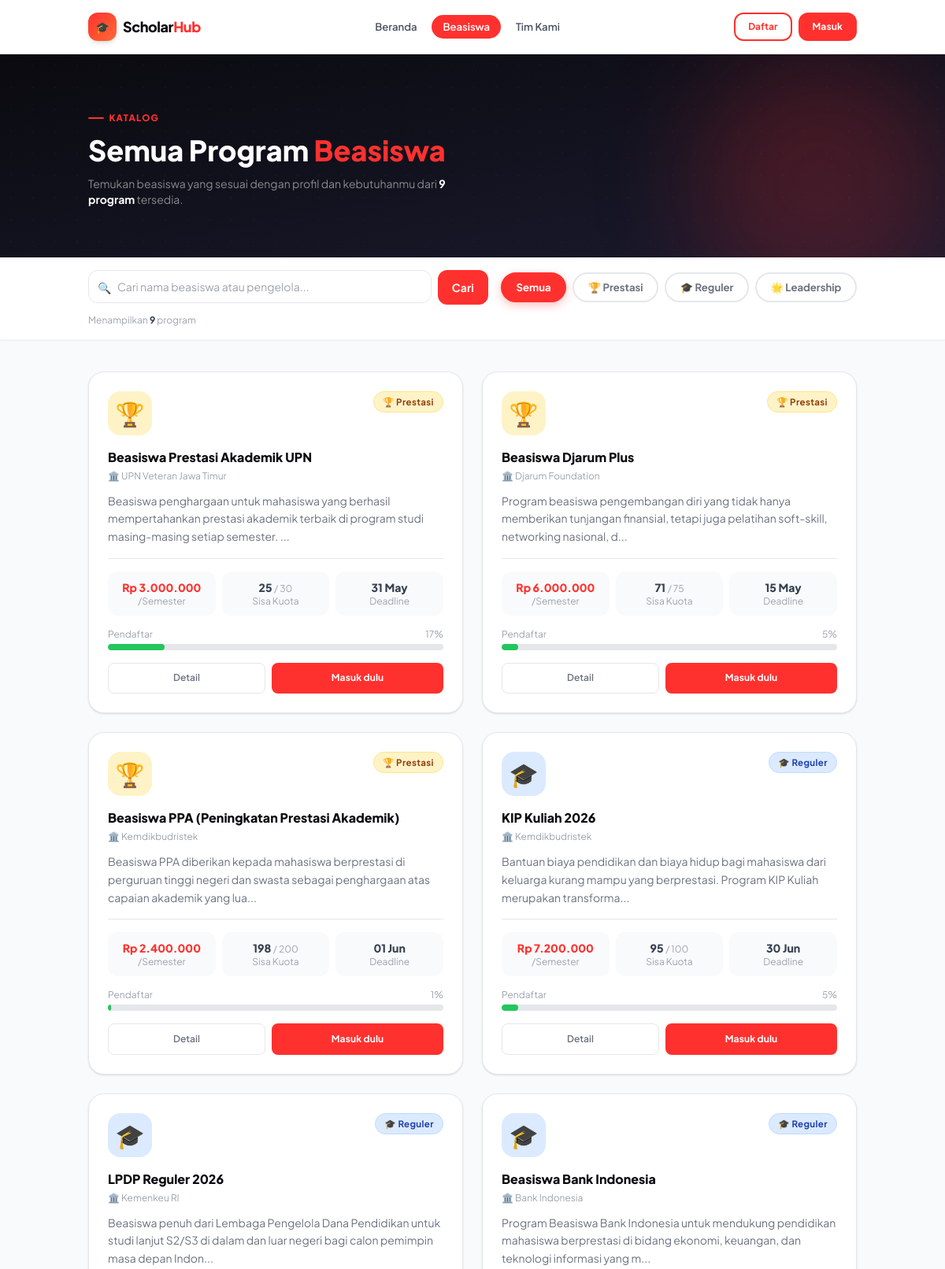
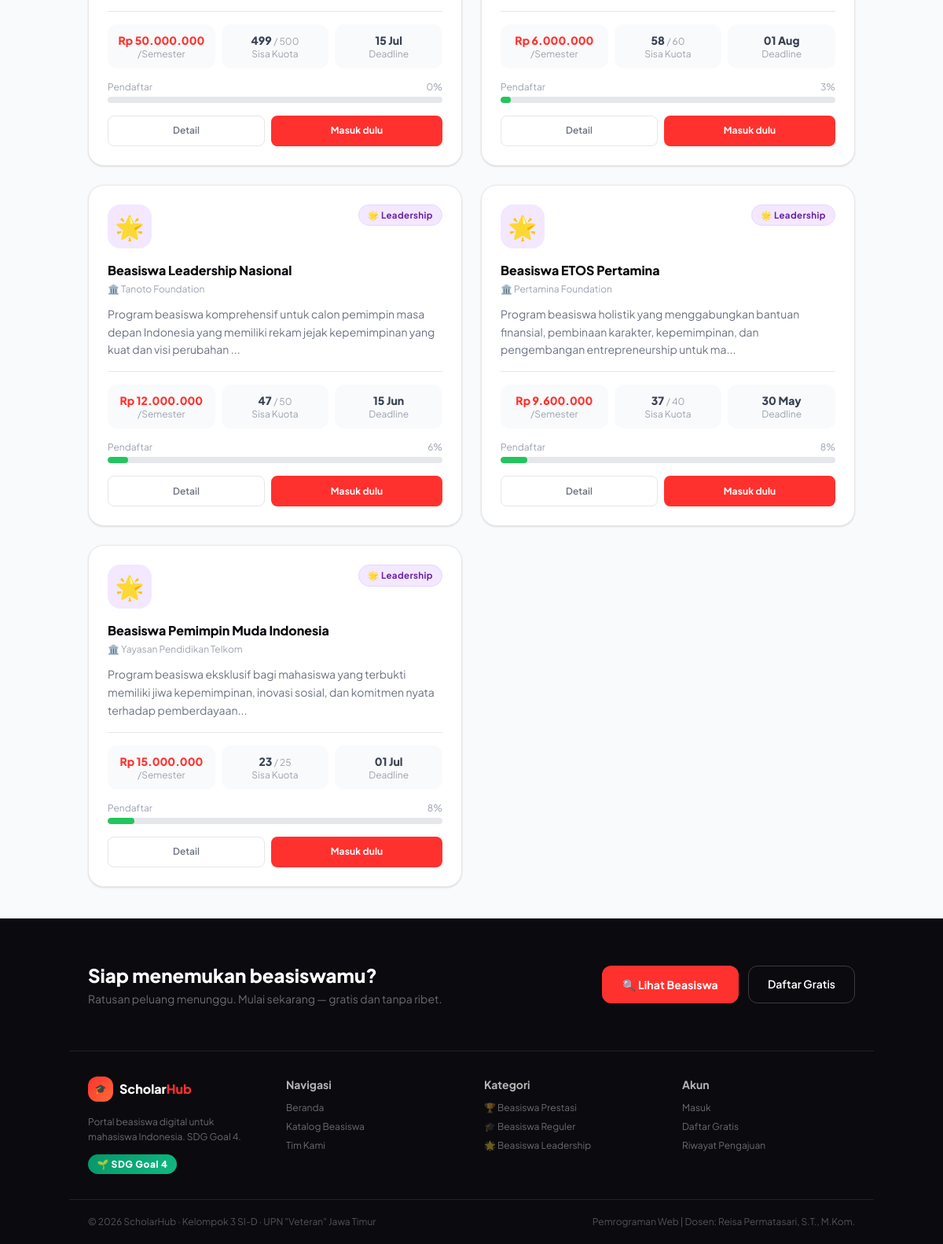
Screenshot of /catalog.php with the database file from the repository (2 pictures, top to bottom).
### tables this page shows
CREATE TABLE beasiswa (
    id            INT AUTO_INCREMENT PRIMARY KEY,
    nama_beasiswa VARCHAR(200)                              NOT NULL,
    pengelola     VARCHAR(150)                              NOT NULL,
    tipe          ENUM('Prestasi','Reguler','Leadership')  NOT NULL,
    deskripsi     TEXT,
    syarat        TEXT,
    kuota         INT           DEFAULT 50,
    nilai_beasiswa BIGINT       DEFAULT 0,
    deadline      DATE,
    is_active     TINYINT(1)    DEFAULT 1,
    created_at    TIMESTAMP DEFAULT CURRENT_TIMESTAMP
);

### catalog.php (the view, shortened to what this page needs)
<?php
require_once 'conf.php';
$tipe_filter = $_GET['tipe'] ?? '';
$search      = trim($_GET['q'] ?? '');
$where = ["is_active = 1"];
$sql = "SELECT * FROM beasiswa WHERE " . implode(' AND ', $where) . " ORDER BY created_at DESC";
$result = mysqli_query($conn, $sql);
$beasiswa_list = mysqli_fetch_all($result, MYSQLI_ASSOC);
$kuota_map = [];
$kq = mysqli_query($conn, "SELECT beasiswa_id, COUNT(*) AS n FROM pengajuan GROUP BY beasiswa_id");
while ($r = mysqli_fetch_assoc($kq)) $kuota_map[$r['beasiswa_id']] = (int)$r['n'];
$tipe_icons  = ['Prestasi'=>'🏆','Reguler'=>'🎓','Leadership'=>'🌟'];
$total_count = count($beasiswa_list);
?>
<!DOCTYPE html>
<html lang="id">
<head>
  <script src="https://cdn.tailwindcss.com"></script>
  <link rel="stylesheet" href="assets/style.css">
</head>
<body class="bg-[#F8FAFC] min-h-screen flex flex-col">
<?php include 'includes/navbar.php'; ?>
<section class="bg-gradient-to-br from-[#0A0A0F] to-[#1A1A2E] py-16 relative overflow-hidden">
  <div class="absolute inset-0 opacity-15" style="background-image: radial-gradient(circle, rgba(255,49,46,.4) 1px, transparent 1px); background-size: 28px 28px;"></div>
  <div class="absolute top-0 right-0 w-80 h-80 bg-[#FF312E]/20 rounded-full blur-3xl pointer-events-none"></div>
  <div class="container relative z-10">
    <p class="section-label text-[#FF312E]">Katalog</p>
    <h1 class="text-3xl md:text-4xl font-black text-white mb-3">
      Semua Program <span class="text-[#FF312E]">Beasiswa</span>
    </h1>
    <p class="text-white/50 text-sm max-w-lg">
      Temukan beasiswa yang sesuai dengan profil dan kebutuhanmu dari <strong class="text-white"><?= $total_count ?> program</strong> tersedia.
    </p>
  </div>
</section>
<div class="bg-white border-b border-gray-100 sticky top-[68px] z-40 shadow-sm">
  <div class="container py-4">
    <div class="flex flex-col sm:flex-row gap-4 items-start sm:items-center">
      <form method="GET" action="" class="flex-1 flex gap-2" id="search-form">
        <div class="flex-1 relative">
          <span class="absolute left-3 top-1/2 -translate-y-1/2 text-gray-400 text-sm">🔍</span>
          <input
            type="text" name="q" id="search-input"
            value="<?= htmlspecialchars($search) ?>"
            placeholder="Cari nama beasiswa atau pengelola..."
            class="form-input pl-9 text-sm py-2.5"
          >
        </div>
        <button type="submit" class="btn-primary text-sm px-4 py-2.5">Cari</button>
      </form>
      <div class="flex gap-2 flex-wrap">
        <a href="catalog.php<?= $search ? '?q='.urlencode($search) : '' ?>"
           class="filter-chip <?= !$tipe_filter ? 'active' : '' ?>">Semua</a>
        <?php foreach (['Prestasi','Reguler','Leadership'] as $t): ?>
        <a href="catalog.php?tipe=<?= $t ?><?= $search ? '&q='.urlencode($search) : '' ?>"
           class="filter-chip <?= $tipe_filter===$t ? 'active' : '' ?>">
          <?= $tipe_icons[$t] ?> <?= $t ?>
        </a>
        <?php endforeach; ?>
      </div>
    </div>
    <div class="mt-3 flex items-center gap-2 text-xs text-gray-400">
      <span>Menampilkan <strong class="text-gray-700"><?= count($beasiswa_list) ?></strong> program</span>
    </div>
  </div>
</div>
<main class="container py-10 flex-1">
  <?php if (empty($beasiswa_list)): ?>
  <div class="text-center py-24">
    <div class="text-6xl mb-4">🔍</div>
    <h2 class="text-xl font-bold text-gray-700 mb-2">Tidak ada hasil ditemukan</h2>
    <p class="text-gray-400 text-sm mb-6">Coba ubah kata kunci atau filter kategori</p>
    <a href="catalog.php" class="btn-primary text-sm">Lihat Semua Beasiswa</a>
  </div>
  <?php else: ?>
  <div class="grid grid-cols-1 md:grid-cols-2 xl:grid-cols-3 gap-6" id="beasiswa-grid">
    <?php foreach ($beasiswa_list as $i => $b):
      $diajukan = $kuota_map[$b['id']] ?? 0;
      $sisa = max(0, $b['kuota'] - $diajukan);
      $pct  = $b['kuota'] > 0 ? min(100, round($diajukan/$b['kuota']*100)) : 0;
    ?>
    <article class="card p-6 flex flex-col beasiswa-item fade-up-<?= ($i%4)+1 ?>"
             data-tipe="<?= $b['tipe'] ?>"
             data-nama="<?= strtolower($b['nama_beasiswa']) ?>"
             id="card-beasiswa-<?= $b['id'] ?>">
      <div class="flex items-start justify-between mb-4 gap-3">
        <div class="w-14 h-14 rounded-2xl tipe-icon-<?= strtolower($b['tipe']) ?> flex items-center justify-center text-3xl flex-shrink-0">
          <?= $tipe_icons[$b['tipe']] ?? '🎓' ?>
        </div>
        <div class="flex flex-col items-end gap-1.5">
          <?= badge_tipe($b['tipe']) ?>
        </div>
      </div>
      <h2 class="font-black text-[#0A0A0F] text-base mb-1 line-clamp-2">
        <?= htmlspecialchars($b['nama_beasiswa']) ?>
      </h2>
      <p class="text-xs text-gray-400 mb-3 flex items-center gap-1">
        🏛️ <?= htmlspecialchars($b['pengelola']) ?>
      </p>
      <p class="text-sm text-gray-500 leading-relaxed line-clamp-3 mb-4 flex-1">
        <?= htmlspecialchars(mb_substr($b['deskripsi'], 0, 140)) ?>...
      </p>
      <div class="divider mb-4"></div>
      <div class="grid grid-cols-3 gap-2 mb-4">
        <div class="bg-gray-50 rounded-xl p-2.5 text-center">
          <p class="text-[#FF312E] font-black text-sm"><?= rupiah($b['nilai_beasiswa']) ?></p>
          <p class="text-gray-400 text-xs">/Semester</p>
        </div>
        <div class="bg-gray-50 rounded-xl p-2.5 text-center">
          <p class="font-black text-gray-700 text-sm"><?= $sisa ?> <span class="text-gray-400 font-normal text-xs">/ <?= $b['kuota'] ?></span></p>
          <p class="text-gray-400 text-xs">Sisa Kuota</p>
        </div>
        <div class="bg-gray-50 rounded-xl p-2.5 text-center">
          <p class="font-black text-gray-700 text-sm"><?= date('d M', strtotime($b['deadline'])) ?></p>
          <p class="text-gray-400 text-xs">Deadline</p>
        </div>
      </div>
      <div class="mb-4">
        <div class="flex justify-between text-xs text-gray-400 mb-1">
          <span>Pendaftar</span>
          <span><?= $pct ?>%</span>
        </div>
        <div class="progress-track">
          <div class="progress-fill <?= $pct > 80 ? 'bg-red-500' : ($pct > 50 ? 'bg-yellow-500' : 'bg-green-500') ?>"
               style="width:<?= $pct ?>%"></div>
        </div>
      </div>
      <div class="flex gap-2">
        <a href="detail.php?id=<?= $b['id'] ?>" id="btn-detail-cat-<?= $b['id'] ?>"
           class="btn-ghost flex-1 justify-center text-xs rounded-lg">Detail</a>
        <?php if ($is_logged_in): ?>
        <a href="apply.php?id=<?= $b['id'] ?>" id="btn-apply-<?= $b['id'] ?>"
           class="btn-primary flex-1 justify-center text-xs rounded-lg">Ajukan →</a>
        <?php else: ?>
        <a href="login.php?redirect=apply.php?id=<?= $b['id'] ?>" id="btn-login-apply-<?= $b['id'] ?>"
           class="btn-primary flex-1 justify-center text-xs rounded-lg">Masuk dulu</a>
        <?php endif; ?>
      </div>
    </article>
    <?php endforeach; ?>
  </div>
  <?php endif; ?>
</main>
<?php include 'includes/footer.php'; ?>
</body>
</html>

### includes/navbar.php (shortened to what this page needs)
<?php
$page = basename($_SERVER['PHP_SELF'], '.php');
$is_logged_in = isset($_SESSION['user_id']);
$is_admin     = isset($_SESSION['admin_id']);
function nav_active($p, $current) {
    return $p === $current ? 'nav-pill active' : 'nav-pill text-gray-600';
}
?>
<nav class="bg-white/95 backdrop-blur-md shadow-sm sticky top-0 z-50 border-b border-gray-100">
  <div class="container flex items-center justify-between h-[68px]">
    <a href="index.php" class="flex items-center gap-2 group">
      <div class="w-9 h-9 rounded-xl bg-gradient-to-br from-[#FF312E] to-[#FF6B35] flex items-center justify-center text-white font-black text-sm shadow-md group-hover:shadow-red-300/50 transition-shadow">
        🎓
      </div>
      <span class="font-black text-lg text-[#0A0A0F] tracking-tight">
        Scholar<span class="text-[#FF312E]">Hub</span>
      </span>
    </a>
    <ul class="hidden md:flex items-center gap-1 text-sm">
      <li><a href="index.php"   class="<?= nav_active('index',   $page) ?>">Beranda</a></li>
      <li><a href="catalog.php" class="<?= nav_active('catalog', $page) ?>">Beasiswa</a></li>
      <li><a href="profile.php" class="<?= nav_active('profile', $page) ?>">Tim Kami</a></li>
    </ul>
    <div class="hidden md:flex items-center gap-2">
      <?php if ($is_admin): ?>
        <span class="text-xs text-amber-600 font-bold bg-amber-50 border border-amber-200 px-3 py-1 rounded-full">⚙️ Admin Mode</span>
        <a href="logout.php" class="btn-ghost text-xs">Keluar</a>
      <?php else: ?>
        <a href="register.php" id="nav-btn-daftar"
           class="btn-secondary text-xs px-4 py-2">Daftar</a>
        <a href="login.php" id="nav-btn-masuk"
           class="btn-primary text-xs px-4 py-2">Masuk</a>
      <?php endif; ?>
    </div>
  </div>
</nav>

### conf.php (shortened to what this page needs)
<?php
function rupiah($n)
{
    return 'Rp ' . number_format($n, 0, ',', '.');
}
function badge_tipe($tipe)
{
    $map = [
        'Prestasi' => ['badge badge-prestasi', '🏆'],
        'Reguler' => ['badge badge-reguler', '🎓'],
        'Leadership' => ['badge badge-leadership', '🌟'],
    ];
    [$cls, $icon] = $map[$tipe] ?? ['badge', ''];
    return "<span class='$cls'>$icon $tipe</span>";
}
?>

### includes/footer.php
<footer class="bg-[#0A0A0F] text-white mt-auto">
  <div class="container py-14 border-b border-white/10">
    <div class="flex flex-col md:flex-row items-start md:items-center justify-between gap-6">
      <div>
        <h2 class="text-2xl font-black mb-1">Siap menemukan beasiswamu?</h2>
        <p class="text-white/40 text-sm">Ratusan peluang menunggu. Mulai sekarang — gratis dan tanpa ribet.</p>
      </div>
      <div class="flex gap-3 flex-wrap">
        <a href="catalog.php" class="btn-primary text-sm px-6 py-3 rounded-xl">🔍 Lihat Beasiswa</a>
        <a href="register.php" class="border border-white/20 text-white text-sm px-6 py-3 rounded-xl hover:border-white transition-colors font-semibold">Daftar Gratis</a>
      </div>
    </div>
  </div>
  <div class="container py-8 border-b border-white/10">
    <div class="grid grid-cols-2 md:grid-cols-4 gap-8">
      <div>
        <a href="index.php" class="flex items-center gap-2 mb-4">
          <div class="w-8 h-8 rounded-xl bg-gradient-to-br from-[#FF312E] to-[#FF6B35] flex items-center justify-center text-white font-black text-xs">🎓</div>
          <span class="font-black text-base">Scholar<span class="text-[#FF312E]">Hub</span></span>
        </a>
        <p class="text-white/40 text-xs leading-relaxed">Portal beasiswa digital untuk mahasiswa Indonesia. SDG Goal 4.</p>
        <span class="sdg-badge text-xs mt-3 inline-flex">🌱 SDG Goal 4</span>
      </div>
      <div>
        <h3 class="font-bold text-sm mb-3 text-white/70">Navigasi</h3>
        <ul class="space-y-2 text-xs">
          <li><a href="index.php"   class="text-white/40 hover:text-white transition-colors">Beranda</a></li>
          <li><a href="catalog.php" class="text-white/40 hover:text-white transition-colors">Katalog Beasiswa</a></li>
          <li><a href="profile.php" class="text-white/40 hover:text-white transition-colors">Tim Kami</a></li>
        </ul>
      </div>
      <div>
        <h3 class="font-bold text-sm mb-3 text-white/70">Kategori</h3>
        <ul class="space-y-2 text-xs">
          <li><a href="catalog.php?tipe=Prestasi"   class="text-white/40 hover:text-white transition-colors">🏆 Beasiswa Prestasi</a></li>
          <li><a href="catalog.php?tipe=Reguler"    class="text-white/40 hover:text-white transition-colors">🎓 Beasiswa Reguler</a></li>
          <li><a href="catalog.php?tipe=Leadership" class="text-white/40 hover:text-white transition-colors">🌟 Beasiswa Leadership</a></li>
        </ul>
      </div>
      <div>
        <h3 class="font-bold text-sm mb-3 text-white/70">Akun</h3>
        <ul class="space-y-2 text-xs">
          <li><a href="login.php"    class="text-white/40 hover:text-white transition-colors">Masuk</a></li>
          <li><a href="register.php" class="text-white/40 hover:text-white transition-colors">Daftar Gratis</a></li>
          <li><a href="riwayat.php"  class="text-white/40 hover:text-white transition-colors">Riwayat Pengajuan</a></li>
        </ul>
      </div>
    </div>
  </div>
  <div class="container py-5 flex flex-col md:flex-row items-center justify-between gap-3 text-xs text-white/30">
    <span>© 2026 ScholarHub · Kelompok 3 SI-D · UPN "Veteran" Jawa Timur</span>
    <span>Pemrograman Web | Dosen: Reisa Permatasari, S.T., M.Kom.</span>
  </div>
</footer>

### rows the page displays
beasiswa: tipe "🏆", icon "🏆", tipe "Prestasi", nama_beasiswa "Beasiswa Prestasi Akademik UPN", pengelola "UPN Veteran Jawa Timur", deskripsi "Beasiswa penghargaan untuk mahasiswa yang berhasil mempertahankan prestasi akademik terbaik di program studi masing-masing setiap semester.", nilai_beasiswa "Rp 3.000.000", sisa "25", kuota "30", deadline "31 May", pct "17"
beasiswa: tipe "🏆", icon "🏆", tipe "Prestasi", nama_beasiswa "Beasiswa Djarum Plus", pengelola "Djarum Foundation", deskripsi "Program beasiswa pengembangan diri yang tidak hanya memberikan tunjangan finansial, tetapi juga pelatihan soft-skill, networking nasional, d", nilai_beasiswa "Rp 6.000.000", sisa "71", kuota "75", deadline "15 May", pct "5"
beasiswa: tipe "🏆", icon "🏆", tipe "Prestasi", nama_beasiswa "Beasiswa PPA (Peningkatan Prestasi Akademik)", pengelola "Kemdikbudristek", deskripsi "Beasiswa PPA diberikan kepada mahasiswa berprestasi di perguruan tinggi negeri dan swasta sebagai penghargaan atas capaian akademik yang lua", nilai_beasiswa "Rp 2.400.000", sisa "198", kuota "200", deadline "01 Jun", pct "1"
beasiswa: tipe "🎓", icon "🎓", tipe "Reguler", nama_beasiswa "KIP Kuliah 2026", pengelola "Kemdikbudristek", deskripsi "Bantuan biaya pendidikan dan biaya hidup bagi mahasiswa dari keluarga kurang mampu yang berprestasi. Program KIP Kuliah merupakan transforma", nilai_beasiswa "Rp 7.200.000", sisa "95", kuota "100", deadline "30 Jun", pct "5"
beasiswa: tipe "🎓", icon "🎓", tipe "Reguler", nama_beasiswa "LPDP Reguler 2026", pengelola "Kemenkeu RI", deskripsi "Beasiswa penuh dari Lembaga Pengelola Dana Pendidikan untuk studi lanjut S2/S3 di dalam dan luar negeri bagi calon pemimpin masa depan Indon", nilai_beasiswa "Rp 50.000.000", sisa "499", kuota "500", deadline "15 Jul", pct "0"
beasiswa: tipe "🎓", icon "🎓", tipe "Reguler", nama_beasiswa "Beasiswa Bank Indonesia", pengelola "Bank Indonesia", deskripsi "Program Beasiswa Bank Indonesia untuk mendukung pendidikan mahasiswa berprestasi di bidang ekonomi, keuangan, dan teknologi informasi yang m", nilai_beasiswa "Rp 6.000.000", sisa "58", kuota "60", deadline "01 Aug", pct "3"
beasiswa: tipe "🌟", icon "🌟", tipe "Leadership", nama_beasiswa "Beasiswa Leadership Nasional", pengelola "Tanoto Foundation", deskripsi "Program beasiswa komprehensif untuk calon pemimpin masa depan Indonesia yang memiliki rekam jejak kepemimpinan yang kuat dan visi perubahan", nilai_beasiswa "Rp 12.000.000", sisa "47", kuota "50", deadline "15 Jun", pct "6"
beasiswa: tipe "🌟", icon "🌟", tipe "Leadership", nama_beasiswa "Beasiswa ETOS Pertamina", pengelola "Pertamina Foundation", deskripsi "Program beasiswa holistik yang menggabungkan bantuan finansial, pembinaan karakter, kepemimpinan, dan pengembangan entrepreneurship untuk ma", nilai_beasiswa "Rp 9.600.000", sisa "37", kuota "40", deadline "30 May", id "8"
beasiswa: tipe "🌟", icon "🌟", tipe "Leadership", nama_beasiswa "Beasiswa Pemimpin Muda Indonesia", pengelola "Yayasan Pendidikan Telkom", deskripsi "Program beasiswa eksklusif bagi mahasiswa yang terbukti memiliki jiwa kepemimpinan, inovasi sosial, dan komitmen nyata terhadap pemberdayaan", nilai_beasiswa "Rp 15.000.000", sisa "23", kuota "25", deadline "01 Jul", pct "8"

### other values shown
$total_count "9"
$tipe_icons[$t] "🏆"
$t "Prestasi"
$tipe_icons[$t] "🎓"
$t "Reguler"
$tipe_icons[$t] "🌟"
$t "Leadership"
count($beasiswa_list) "9"
